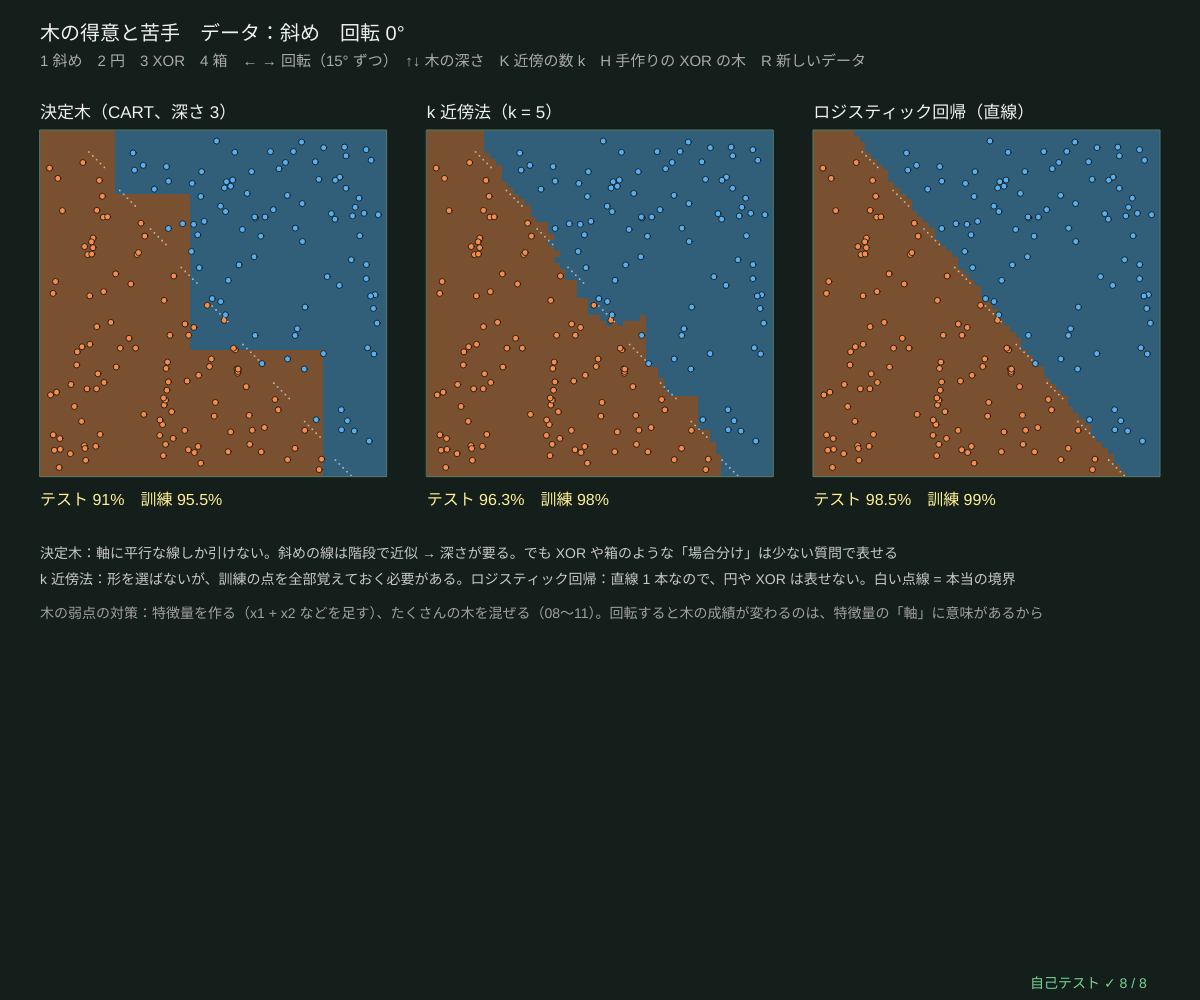
Frame 1 (no input)
Frame 60 (no input): identical to frame 1, image omitted
Frame 120 (the mouse pressed at the canvas centre since frame 60): identical to frame 1, image omitted

The p5.js sketch that drew this single still picture (run headless with seeded random() and noise() and a simulated clock; from frame 60 on, the mouse is pressed at the canvas centre):

// p5.js sketch
// ── sketch.js
// ============================================
// 13 木の得意と苦手 ─ 同じデータで、決定木・k 近傍法・ロジスティック回帰の境界を並べて比べる
// 決定木は「x1 ≤ ○」「x2 ≤ ○」としか聞けない → 境界はいつも軸に平行な階段。斜めの境界は苦手、XOR や箱は得意
// k 近傍法 = いちばん近い k 個の訓練の点の多数決。ロジスティック回帰 = 直線 1 本（勾配法で自作）、XOR や円は表せない
//   ← → でデータを回転させると、ロジスティック回帰と k 近傍法は同じ形のまま回るが、木は形が変わる（回転に弱い）
//   XOR は「最初の 1 回」ではどこで切っても情報利得がほぼ 0 → 欲ばりな CART は最初の切り方をまちがえる（画面に実際の利得を表示）。H で手作りの深さ 2 の木と比べる
// 1 斜め / 2 円 / 3 XOR / 4 箱 / ← → 回転 / ↑↓ 木の深さ / K 近傍の数 k / H 手作りの XOR の木（深さ 2）/ R 新しいデータ
// ============================================

const KINDS = [1, 2, 3, 4];           // SHAPES の番号：斜め・円・XOR・箱
let kindI = 0, rotDeg = 0, depthT = 3, kNN = 5, nTrain = 200, nTest = 400, seedD = 13;   // ★ depthT = 木の深さ
const CELLS = 60;
let edgePts = [];
let handXor = false;
let rootGains = null;
let trainD, testD, treeRoot, logi, imgs = [], accs = [0, 0, 0], trainAcc = [0, 0, 0];

function setup() { createCanvas(windowWidth, windowHeight); textWrap(CHAR); pixelDensity(1); for (let k = 0; k < 3; k++) imgs.push(createImage(CELLS, CELLS)); selfTest(); newData(); }
// ★ 回転したデータ：点を −θ 回してから、もとの形のルールでラベルをつける
function rotLabel(kind, u, v, deg) { let a = (-deg * Math.PI) / 180, du = u - 0.5, dv = v - 0.5; return trueLabel(kind, 0.5 + du * Math.cos(a) - dv * Math.sin(a), 0.5 + du * Math.sin(a) + dv * Math.cos(a)); }
function makeRot(kind, n, deg, seed) { seedRng(seed); let X = [], y = []; for (let i = 0; i < n; i++) { let u = 0.02 + 0.96 * rnd(), v = 0.02 + 0.96 * rnd(); X.push([u, v]); y.push(rotLabel(kind, u, v, deg)); } return { X, y }; }
function newData() {
  trainD = makeRot(KINDS[kindI], nTrain, rotDeg, seedD); testD = makeRot(KINDS[kindI], nTest, rotDeg, seedD + 1);
  logi = logisticTrain(trainD.X, trainD.y, 400, 8);
  edgePts = [];                                                // 本当の境界：細かいマスで、となりとラベルがちがう所
  for (let j = 0; j < 90; j++) for (let i = 0; i < 90; i++) {
    let u = (i + 0.5) / 90, v = (j + 0.5) / 90, c = rotLabel(KINDS[kindI], u, v, rotDeg);
    if ((i + j) % 2 === 0 && (rotLabel(KINDS[kindI], u + 1 / 90, v, rotDeg) !== c || rotLabel(KINDS[kindI], u, v + 1 / 90, rotDeg) !== c)) edgePts.push([u, v]);
  }
  rootGains = [bestGainFeat(trainD.X, trainD.y, 0), bestGainFeat(trainD.X, trainD.y, 1), gainAtCut(trainD.X, trainD.y, 0, 0.5)];
  retrainTree();
}
function retrainTree() {
  treeRoot = growTree(trainD.X, trainD.y, { maxDepth: depthT });
  let fns = models();
  fns.forEach((fn, k) => { accs[k] = accuracyOf(fn, testD.X, testD.y); trainAcc[k] = accuracyOf(fn, trainD.X, trainD.y); paintImage(imgs[k], (u, v) => mixCol(fn([u, v]) ? [0, 1] : [1, 0], 0.45)); });
}
// ★ 特徴量 f だけで切るときの、いちばん大きい情報利得（ビット）とそのしきい値（全部の中点）
function bestGainFeat(X, y, f) {
  let o = X.map((_, i) => i).sort((a, b) => X[a][f] - X[b][f]), P = [0, 0], L = [0, 0], best = { g: 0, t: 0.5 };
  y.forEach((c) => P[c]++);
  for (let k = 0; k + 1 < o.length; k++) {
    L[y[o[k]]]++; let a = X[o[k]][f], b = X[o[k + 1]][f];
    if (b > a) { let g = gainOf(P, L, [P[0] - L[0], P[1] - L[1]], 'entropy'); if (g > best.g) best = { g, t: (a + b) / 2 }; }
  }
  return best;
}
function gainAtCut(X, y, f, t) { let L = [0, 0], R = [0, 0]; X.forEach((x, i) => (x[f] <= t ? L : R)[y[i]]++); return gainOf([L[0] + R[0], L[1] + R[1]], L, R, 'entropy'); }
// 手作りの XOR の木（深さ 2）：x1 ≤ 0.5？ → x2 ≤ 0.5？
function xorHandTree() {
  let leaf = (c) => ({ leaf: true, pred: c, depth: 2 });
  return { leaf: false, feat: 0, thr: 0.5, depth: 0, left: { leaf: false, feat: 1, thr: 0.5, depth: 1, left: leaf(0), right: leaf(1) }, right: { leaf: false, feat: 1, thr: 0.5, depth: 1, left: leaf(1), right: leaf(0) } };
}
function isXor() { return KINDS[kindI] === 3; }
function models() { return [handXor && isXor() ? ((x) => treePredict(xorHandTree(), x)) : (x) => treePredict(treeRoot, x), (x) => knnPredict(trainD.X, trainD.y, x, kNN), (x) => (logisticProb(logi, x) > 0.5 ? 1 : 0)]; }

function draw() {
  background(...BG_COL);
  let side = Math.min((width - 160) / 3, height - 260), titles = [handXor && isXor() ? '手作りの木（深さ 2：x1 ≤ 0.5？→ x2 ≤ 0.5？）' : '決定木（CART、深さ ' + depthT + '）', 'k 近傍法（k = ' + kNN + '）', 'ロジスティック回帰（直線）'];
  for (let k = 0; k < 3; k++) {
    let bx = { x: 40 + k * (side + 40), y: 130, w: side, h: side };
    noSmooth(); image(imgs[k], bx.x, bx.y, side, side); smooth();
    stroke(15); strokeWeight(0.8);
    trainD.X.forEach((x, i) => { let p = toPx(bx, x[0], x[1]); fill(...CLS_COL[trainD.y[i]]); circle(p[0], p[1], 6); });
    // 本当の境界（白い点線）
    noStroke(); fill(255, 255, 255, 150);
    for (let [u, v] of edgePts) { let p = toPx(bx, u, v); rect(p[0], p[1], 1.6, 1.6); }
    noFill(); stroke(90, 120, 100); strokeWeight(1); rect(bx.x, bx.y, side, side);
    noStroke(); fill(240); textSize(17); textAlign(LEFT, BASELINE); text(titles[k], bx.x, bx.y - 12);
    fill(255, 240, 150); textSize(16); text('テスト ' + fmtNum(accs[k] * 100, 1) + '%　訓練 ' + fmtNum(trainAcc[k] * 100, 1) + '%', bx.x, bx.y + side + 28);
  }
  // ---- 文字
  textAlign(LEFT, BASELINE); noStroke(); fill(240); textSize(20);
  text('木の得意と苦手　データ：' + SHAPES[KINDS[kindI]] + '　回転 ' + rotDeg + '°', 40, 40);
  fill(170); textSize(15); text('1 斜め　2 円　3 XOR　4 箱　← → 回転（15° ずつ）　↑↓ 木の深さ　K 近傍の数 k　H 手作りの XOR の木　R 新しいデータ', 40, 66);
  let ty = 130 + side + 70; fill(200); textSize(14);
  if (isXor()) {                       // XOR：欲ばりな CART が迷う理由を、実際の利得で
    fill(255, 225, 110);
    text('なぜ XOR で木がふるわない？ CART は「いまの 1 回でいちばん得をする切り方」しか見ない（欲ばり法）。いまのデータで根の最良の情報利得は　x1：' + fmtNum(rootGains[0].g, 4) + ' ビット（x1 ≤ ' + fmtNum(rootGains[0].t, 3) + '）、x2：' + fmtNum(rootGains[1].g, 4) + ' ビット（x2 ≤ ' + fmtNum(rootGains[1].t, 3) + '）', 40, ty, width - 80);
    fill(200);
    text('正しい切り方 x1 ≤ 0.5 の利得も ' + fmtNum(rootGains[2], 4) + ' ビットしかない（左右どちらも A と B が半々のまま）。でも 2 回目に x2 ≤ 0.5 で切ると一気に純粋になる。1 回目の得だけで選ぶと、はしの方の意味のない線を選んでしまい、深さ 4 でも 6 割くらいになることがある。H で手作りの深さ 2 の木（' + (handXor ? 'いま表示中' : '100% 近く') + '）と比べよう', 40, ty + 48, width - 80);
  } else {
  text('決定木：軸に平行な線しか引けない。斜めの線は階段で近似 → 深さが要る。でも XOR や箱のような「場合分け」は少ない質問で表せる', 40, ty, width - 80);
  text('k 近傍法：形を選ばないが、訓練の点を全部覚えておく必要がある。ロジスティック回帰：直線 1 本なので、円や XOR は表せない。白い点線 = 本当の境界', 40, ty + 26, width - 80);
  fill(160); text('木の弱点の対策：特徴量を作る（x1 + x2 などを足す）、たくさんの木を混ぜる（08〜11）。回転すると木の成績が変わるのは、特徴量の「軸」に意味があるから', 40, ty + 60, width - 80);
  }
  drawSelfTest(width - 170, height - 12);
}
function keyPressed() {
  for (let k = 1; k <= 4; k++) if (key === String(k)) { kindI = k - 1; newData(); }
  if (key === RIGHT_ARROW) { rotDeg = (rotDeg + 15) % 360; newData(); }
  if (key === LEFT_ARROW) { rotDeg = (rotDeg + 345) % 360; newData(); }
  if (key === UP_ARROW) { depthT = Math.min(10, depthT + 1); retrainTree(); }
  if (key === DOWN_ARROW) { depthT = Math.max(1, depthT - 1); retrainTree(); }
  if (key === 'h' || key === 'H') { handXor = !handXor; retrainTree(); }
  if (key === 'k' || key === 'K') { kNN = kNN === 1 ? 5 : kNN === 5 ? 15 : 1; retrainTree(); }
  if (key === 'r' || key === 'R') { seedD++; newData(); }
  return false;
}

// ---- 自己テスト
function selfTest() {
  selfTestResults = [];
  let D = makeRot(1, 200, 0, 31), t3 = growTree(D.X, D.y, { maxDepth: 3 }), lg = logisticTrain(D.X, D.y, 400, 8);
  let aT = accuracyOf((x) => treePredict(t3, x), D.X, D.y), aL = accuracyOf((x) => (logisticProb(lg, x) > 0.5 ? 1 : 0), D.X, D.y);
  check('斜めの境界：深さ 3 の木は訓練でも 100% にならない（' + fmtNum(aT * 100, 1) + '%）、ロジスティック回帰は ≥ 98%（' + fmtNum(aL * 100, 1) + '%）', aT < 1 && aL >= 0.98);
  check('ロジスティック回帰の損失（交差エントロピー）は勾配法の 1 歩ごとに減る', lg.losses.every((v, i) => i === 0 || v <= lg.losses[i - 1] + 1e-12) && noNaN(lg.losses));
  check('k 近傍法で k = 1 なら訓練の点は 100% 当たる', accuracyOf((x) => knnPredict(D.X, D.y, x, 1), D.X, D.y) === 1);
  let B0 = makeRot(4, 200, 0, 32), B0t = makeRot(4, 400, 0, 33), B45 = makeRot(4, 200, 45, 32), B45t = makeRot(4, 400, 45, 33);
  let a0 = accuracyOf((x) => treePredict(growTree(B0.X, B0.y, { maxDepth: 4 }), x), B0t.X, B0t.y), a45 = accuracyOf((x) => treePredict(growTree(B45.X, B45.y, { maxDepth: 4 }), x), B45t.X, B45t.y);
  check('箱（軸に平行、辺が 4 本）：深さ 4 の木のテスト ' + fmtNum(a0 * 100, 1) + '% ≥ 95%、45° 回すと ' + fmtNum(a45 * 100, 1) + '% に下がる', a0 >= 0.95 && a45 < a0 - 0.03);
  let X0 = makeRot(3, 200, 0, 34), X0t = makeRot(3, 400, 0, 35), lx = logisticTrain(X0.X, X0.y, 400, 8);
  let aXT = accuracyOf((x) => treePredict(growTree(X0.X, X0.y, { maxDepth: 4 }), x), X0t.X, X0t.y), aXL = accuracyOf((x) => (logisticProb(lx, x) > 0.5 ? 1 : 0), X0t.X, X0t.y);
  check('XOR：深さ 4 の木 ' + fmtNum(aXT * 100, 1) + '% ≥ 90%、ロジスティック回帰 ' + fmtNum(aXL * 100, 1) + '% ≤ 65%（直線では無理）', aXT >= 0.9 && aXL <= 0.65);
  check('深さ 3 の木の葉は 8 枚以下、境界は軸に平行（どの分割も x1 か x2 のしきい値）', countLeaves(t3) <= 8 && treeNodes(t3).every((q) => q.leaf || q.feat === 0 || q.feat === 1));
  // 既定の XOR（種 13、回転 0°）：1 回目の分割の利得はほぼ 0。本物の XOR なら軸の 1 本の線の利得は理論上ちょうど 0 で、見える値は点の数が有限なことによるゆらぎだけ
  // → しきい値 0.05 ビット（正しく 1 回切ったあとの 2 回目の利得 ≈ 1 ビットの 5%）。種 34〜50 の 13 データでも最大 0.039
  let XD = makeRot(3, 200, 0, 13), g0 = bestGainFeat(XD.X, XD.y, 0).g, g1 = bestGainFeat(XD.X, XD.y, 1).g;
  let li = XD.X.map((_, i) => i).filter((i) => XD.X[i][0] <= 0.5), g2 = bestGainFeat(li.map((i) => XD.X[i]), li.map((i) => XD.y[i]), 1).g;
  check('既定の XOR：根の最良の情報利得 x1 ' + fmtNum(g0, 4) + '・x2 ' + fmtNum(g1, 4) + ' < 0.05 ビット、x1 ≤ 0.5 で切ったあとの 2 回目は ' + fmtNum(g2, 3) + ' > 0.9 ビット', g0 < 0.05 && g1 < 0.05 && g2 > 0.9);
  let XT = makeRot(3, 400, 0, 14), hand = xorHandTree();
  check('手作りの深さ 2 の木は既定の XOR の訓練・テストとも 100%（欲ばりな CART の深さ 4 より上）', accuracyOf((x) => treePredict(hand, x), XD.X, XD.y) === 1 && accuracyOf((x) => treePredict(hand, x), XT.X, XT.y) === 1 && accuracyOf((x) => treePredict(growTree(XD.X, XD.y, { maxDepth: 4 }), x), XT.X, XT.y) < 1);
  reportSelfTest();
}

// ---------- やってみよう ----------
// 1. 1（斜め）で ↑ を押して木を深くしていくと、階段はどうなる？ テストの成績は？
// 2. 4（箱）で → を 3 回（45°）押すと、木の成績はどれくらい下がる？ ほかの 2 つは？
// 3. 3（XOR）でロジスティック回帰はなぜ 50% くらい？ 木は深さ 2 で表せるのに、深さ 3 では足りないことがある。なぜ？（最初の分割ではジニがほとんど減らないので、欲ばりな CART は迷う）
// 4. K で k を 1・5・15 に。k = 1 の境界はなぜギザギザ？
// 5. 木に x1 + x2 という特徴量を足せば、斜めも 1 回で切れる。どこを変えればいい？
// 6. 深さ 2 で XOR を表せる木を、02 で手で作れる？（02 では 4 キーで XOR）。なぜ欲ばりな CART はそれを見つけられない？ H で手作りの木と比べよう

// ==================================================
// ここから下は「決定木の道具」（中身は読まなくても OK。消さないでね）
// ==================================================
// ---- 小さな道具：はさむ・合計・いちばん大きい番号
function clampv(v, a, b) { return v < a ? a : v > b ? b : v; }
function sumArr(a) { let s = 0; for (let v of a) s += v; return s; }
function argMaxArr(a) { let b = 0; for (let i = 1; i < a.length; i++) if (a[i] > a[b]) b = i; return b; }   // 同点なら小さい番号
// ---- 種つきの乱数（同じ種なら毎回同じ列）
let rngState = 1;
function seedRng(s) { rngState = (s >>> 0) || 1; }
function rnd() {                       // 0〜1 の一様乱数（mulberry32）
  rngState = (rngState + 0x6d2b79f5) >>> 0;
  let t = rngState;
  t = Math.imul(t ^ (t >>> 15), t | 1);
  t ^= t + Math.imul(t ^ (t >>> 7), t | 61);
  return ((t ^ (t >>> 14)) >>> 0) / 4294967296;
}
function rndInt(a, b) { return a + Math.floor(rnd() * (b - a + 1)); }
function rndGauss() { let u = Math.max(1e-12, rnd()), v = rnd(); return Math.sqrt(-2 * Math.log(u)) * Math.cos(2 * Math.PI * v); }
function shuffleArr(a) { for (let i = a.length - 1; i > 0; i--) { let j = Math.floor(rnd() * (i + 1)); [a[i], a[j]] = [a[j], a[i]]; } return a; }
// ---- 不純度：counts = 各クラスの個数（重みつきでもよい）
function entropyP(p) { return p <= 0 || p >= 1 ? 0 : -p * Math.log2(p) - (1 - p) * Math.log2(1 - p); }   // 2 クラスのエントロピー（ビット）
function entropyOf(counts) {
  let n = sumArr(counts), h = 0; if (n <= 0) return 0;
  for (let c of counts) if (c > 0) { let q = c / n; h -= q * Math.log2(q); }
  return Math.max(0, h);
}
function giniOf(counts) { let n = sumArr(counts), s = 1; if (n <= 0) return 0; for (let c of counts) s -= (c / n) * (c / n); return Math.max(0, s); }
function errOf(counts) { let n = sumArr(counts); return n <= 0 ? 0 : Math.max(0, 1 - Math.max(...counts) / n); }   // 誤分類率
function impurityOf(counts, crit) { return crit === 'entropy' ? entropyOf(counts) : crit === 'error' ? errOf(counts) : giniOf(counts); }
// 分けたときの「不純度の減り」= 親 − (左の割合·左 + 右の割合·右)。crit = 'entropy' なら情報利得
function gainOf(parent, left, right, crit) {
  let n = sumArr(parent), nl = sumArr(left), nr = sumArr(right); if (n <= 0) return 0;
  return impurityOf(parent, crit) - (nl / n) * impurityOf(left, crit) - (nr / n) * impurityOf(right, crit);
}
// ---- CART（分類）：全部の特徴量 × 全部のしきい値（並べた値の中点）を調べて、不純度がいちばん減る分割を選ぶ
// o = { maxDepth, minLeaf, crit: 'gini' | 'entropy' | 'error', mtry（分割ごとに見る特徴量の数）, w（点の重み）, idx（使う点の番号）, nClass }
// ノード = { leaf, feat, thr, left, right, counts, n, imp, pred, dec（重みつきの不純度の減り）, depth, id }
let nodeCounter = 0;
function growTree(X, y, o) {
  o = o || {};
  let ctx = {
    X, y, K: o.nClass || Math.max(1, ...y.map((v) => v + 1)), d: X.length ? X[0].length : 0,
    w: o.w || null, crit: o.crit || 'gini', maxDepth: o.maxDepth === undefined ? 40 : o.maxDepth,
    minLeaf: Math.max(1, o.minLeaf || 1), mtry: o.mtry || 0,
  };
  return growNode(ctx, o.idx ? o.idx.slice() : X.map((_, i) => i), 0);
}
function growNode(ctx, idx, depth) {
  let { X, y, K, w, crit } = ctx, counts = new Array(K).fill(0);
  for (let i of idx) counts[y[i]] += w ? w[i] : 1;
  let node = { leaf: true, counts, n: idx.length, imp: impurityOf(counts, crit), pred: argMaxArr(counts), depth, id: nodeCounter++, dec: 0 };
  let kinds = counts.filter((c) => c > 0).length;
  if (depth >= ctx.maxDepth || idx.length < 2 * ctx.minLeaf || kinds <= 1) return node;
  let best = bestSplit(ctx, idx, counts);
  if (!best) return node;
  let L = [], R = [];
  for (let i of idx) (X[i][best.feat] <= best.thr ? L : R).push(i);
  node.leaf = false; node.feat = best.feat; node.thr = best.thr; node.dec = best.dec;
  node.left = growNode(ctx, L, depth + 1); node.right = growNode(ctx, R, depth + 1);
  return node;
}
// ★ いちばんよい分割：特徴量ごとに点を並べ、左から 1 つずつ動かしながら左右の個数を更新する
function bestSplit(ctx, idx, counts) {
  let feats = Array.from({ length: ctx.d }, (_, f) => f);
  if (ctx.mtry > 0 && ctx.mtry < ctx.d) shuffleArr(feats);     // ランダムフォレスト：前の mtry 個だけを見る
  let first = ctx.mtry > 0 ? Math.min(ctx.mtry, ctx.d) : ctx.d;
  let best = splitOver(ctx, idx, counts, feats.slice(0, first));
  if (!best && first < ctx.d) best = splitOver(ctx, idx, counts, feats.slice(first));   // 切れる特徴量が 1 つもないときだけ残りを見る
  return best;
}
function splitOver(ctx, idx, counts, feats) {
  let { X, y, K, w, crit, minLeaf } = ctx, W = sumArr(counts), pImp = impurityOf(counts, crit), best = null;
  let lc = new Array(K), rc = new Array(K);
  for (let f of feats) {
    let ord = idx.slice().sort((a, b) => X[a][f] - X[b][f]), lw = 0;
    lc.fill(0);
    for (let k = 0; k < ord.length - 1; k++) {
      let i = ord[k], wi = w ? w[i] : 1;
      lc[y[i]] += wi; lw += wi;
      let v0 = X[i][f], v1 = X[ord[k + 1]][f];
      if (!(v1 > v0) || k + 1 < minLeaf || ord.length - k - 1 < minLeaf) continue;   // 同じ値の間では切れない
      for (let j = 0; j < K; j++) rc[j] = counts[j] - lc[j];
      let dec = W * pImp - lw * impurityOf(lc, crit) - (W - lw) * impurityOf(rc, crit);
      if (!best || dec > best.dec + 1e-12) best = { feat: f, thr: (v0 + v1) / 2, dec };
    }
  }
  return best;
}
// 根から葉までたどる。dLim = 見せる深さ、aLim = 剪定の α（alphaCut ≤ α のノードは葉として扱う）
function leafOf(node, x, dLim, aLim) {
  let dl = dLim === undefined ? Infinity : dLim, al = aLim === undefined ? -Infinity : aLim;
  while (!node.leaf && node.depth < dl && !(al >= node.alphaCut)) node = x[node.feat] <= node.thr ? node.left : node.right;
  return node;
}
function treePredict(root, x, dLim, aLim) { return leafOf(root, x, dLim, aLim).pred; }
function isCut(t, dLim, aLim) { return t.leaf || t.depth >= (dLim === undefined ? Infinity : dLim) || (aLim !== undefined && aLim >= t.alphaCut); }
function treeNodes(root, dLim, aLim) {   // 見えているノードを全部（行きがけ順）
  let out = [], st = [root];
  while (st.length) { let t = st.pop(); out.push(t); if (!isCut(t, dLim, aLim)) st.push(t.right, t.left); }
  return out;
}
function countLeaves(root, dLim, aLim) { return treeNodes(root, dLim, aLim).filter((t) => isCut(t, dLim, aLim)).length; }
function treeDepth(root, dLim, aLim) { return Math.max(...treeNodes(root, dLim, aLim).map((t) => t.depth)); }
function accuracyOf(fn, X, y, idx) {     // fn(x) → クラス。idx を渡すとその点だけ
  let ids = idx || X.map((_, i) => i), ok = 0;
  for (let i of ids) if (fn(X[i]) === y[i]) ok++;
  return ids.length ? ok / ids.length : 0;
}
// ---- 比べる相手：k 近傍法と、ロジスティック回帰（勾配法で自作）
function knnPredict(X, y, x, k, K) {   // いちばん近い k 個を、並べかえずに挿入で集める
  let bd = [], bc = [], v = new Array(K || 2).fill(0);
  for (let i = 0; i < X.length; i++) {
    let d = (X[i][0] - x[0]) ** 2 + (X[i][1] - x[1]) ** 2;
    if (bd.length < k || d < bd[bd.length - 1]) {
      let q = bd.length < k ? bd.length : bd.length - 1;
      while (q > 0 && bd[q - 1] > d) { bd[q] = bd[q - 1]; bc[q] = bc[q - 1]; q--; }
      bd[q] = d; bc[q] = y[i];
    }
  }
  for (let c of bc) v[c]++;
  return argMaxArr(v);
}
function sigm(z) { return 1 / (1 + Math.exp(-clampv(z, -40, 40))); }
function logisticTrain(X, y, epochs, lr) {      // w·(x − 0.5) + b。交差エントロピーの勾配を全部の点で平均して下る
  let w = [0, 0], b = 0, losses = [];
  for (let e = 0; e < epochs; e++) {
    let g0 = 0, g1 = 0, gb = 0, L = 0;
    for (let i = 0; i < X.length; i++) {
      let u = X[i][0] - 0.5, v = X[i][1] - 0.5, p = sigm(w[0] * u + w[1] * v + b), r = p - y[i];
      g0 += r * u; g1 += r * v; gb += r; L -= y[i] ? Math.log(Math.max(1e-12, p)) : Math.log(Math.max(1e-12, 1 - p));
    }
    let n = X.length || 1; w[0] -= (lr * g0) / n; w[1] -= (lr * g1) / n; b -= (lr * gb) / n; losses.push(L / n);
  }
  return { w, b, losses };
}
function logisticProb(m, x) { return sigm(m.w[0] * (x[0] - 0.5) + m.w[1] * (x[1] - 0.5) + m.b); }
// ---- 合成データ（[0, 1]² の 2 次元、種つき）。kind = 0 かたまり / 1 斜め / 2 円 / 3 XOR / 4 箱 / 5 しま
const SHAPES = ['かたまり', '斜め', '円', 'XOR', '箱', 'しま'];
function trueLabel(kind, u, v) {
  if (kind === 0) return (u - 0.32) ** 2 + (v - 0.36) ** 2 < (u - 0.68) ** 2 + (v - 0.64) ** 2 + 0.03 * Math.sin(9 * u) ? 0 : 1;
  if (kind === 1) return u + 0.8 * v > 0.9 ? 1 : 0;
  if (kind === 2) return (u - 0.5) ** 2 + (v - 0.5) ** 2 < 0.09 ? 1 : 0;
  if (kind === 3) return (u > 0.5) !== (v > 0.5) ? 1 : 0;
  if (kind === 4) return u > 0.25 && u < 0.7 && v > 0.3 && v < 0.8 ? 1 : 0;
  return Math.sin(10 * u + 3 * v) > 0 ? 1 : 0;
}
// n 個、flip = ラベルをわざと入れかえる割合（ノイズ）
function makeData2D(kind, n, flip, seed) {
  seedRng(seed);
  let X = [], y = [];
  for (let i = 0; i < n; i++) {
    let u = 0.02 + 0.96 * rnd(), v = 0.02 + 0.96 * rnd(), c = trueLabel(kind, u, v);
    if (rnd() < flip) c = 1 - c;
    X.push([u, v]); y.push(c);
  }
  return { X, y };
}
// ---- 描く道具：クラスの色、領域の絵、木の図
const CLS_COL = [[245, 140, 75], [85, 175, 240], [175, 225, 95]];   // ★ クラス A・B・C の色
const BG_COL = [20, 30, 26];                                       // 背景（森の色）
function mixCol(probs, k) {           // クラスの割合 → 背景と混ぜた色（k = 色の濃さ）
  let c = BG_COL.slice(), s = sumArr(probs) || 1;
  probs.forEach((p, j) => { for (let q = 0; q < 3; q++) c[q] += (p / s) * (CLS_COL[j][q] - BG_COL[q]) * k; });
  return c;
}
// img の全部の画素に fn(u, v) → [r, g, b] を塗る（u は右向き、v は上向き、どちらも 0〜1）
function paintImage(img, fn) {
  img.loadPixels();
  let W = img.width, H = img.height;
  for (let py = 0; py < H; py++) for (let px = 0; px < W; px++) {
    let c = fn((px + 0.5) / W, 1 - (py + 0.5) / H), i = 4 * (px + W * py);
    img.pixels[i] = c[0]; img.pixels[i + 1] = c[1]; img.pixels[i + 2] = c[2]; img.pixels[i + 3] = 255;
  }
  img.updatePixels();
}
function toPx(bx, u, v) { return [bx.x + u * bx.w, bx.y + (1 - v) * bx.h]; }   // [0,1]² → 画面
function fromPx(bx, px, py) { return [(px - bx.x) / bx.w, 1 - (py - bx.y) / bx.h]; }
function drawPoints(bx, X, y, r, ws) {   // ws = 点の大きさの倍率（なければ 1）
  stroke(15); strokeWeight(1);
  for (let i = 0; i < X.length; i++) { let p = toPx(bx, X[i][0], X[i][1]); fill(...CLS_COL[y[i]]); circle(p[0], p[1], r * (ws ? ws[i] : 1)); }
}
function fmtNum(v, d) { if (!isFinite(v)) return '?'; let s = (+v.toFixed(d === undefined ? 2 : d)).toString(); return s === '-0' ? '0' : s; }
// ---- 自己テストの道具
let selfTestResults = [];
function check(name, cond) { selfTestResults.push({ name, ok: !!cond }); }
function near(a, b, tol) { return a !== null && a !== undefined && isFinite(a) && Math.abs(a - b) <= (tol === undefined ? 1e-9 : tol); }
function noNaN(v) { return Array.isArray(v) ? v.every(noNaN) : !(typeof v === 'number' && v !== v); }
function reportSelfTest() { for (let r of selfTestResults) (r.ok ? console.log : console.error)((r.ok ? '✓ ' : '✗ ') + r.name); }
function selfTestLine() { let n = selfTestResults.filter((r) => r.ok).length; return '自己テスト ' + (n === selfTestResults.length ? '✓ ' : '✗ ') + n + ' / ' + selfTestResults.length; }
function drawSelfTest(x, y) { noStroke(); fill(selfTestResults.every((r) => r.ok) ? color(120, 210, 150) : color(255, 90, 90)); textSize(14); textAlign(LEFT, BASELINE); text(selfTestLine(), x, y); }
